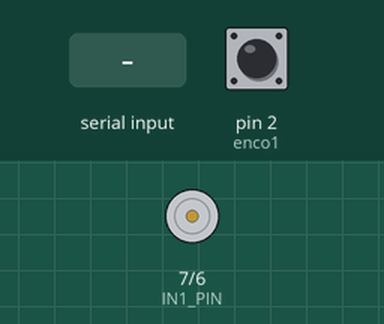
A sketch run on a simulated Arduino Uno, built with avr-gcc and run on an emulated ATmega328P. On the bench: motor-driver pin pairs drawn as motors (green arrow = first pin HIGH = forward, orange = second pin HIGH = backward, longer = more drive, scaled by the enable pin). The inputs (shaded band) are chosen by the test bench; at power-on: pin 2 (enco1) HIGH. What the sketch prints to the serial monitor is not drawn.

Above: at 1.2 s.
1.3 s: "90 45 200 10\n" received over Serial
At 2.9 s:
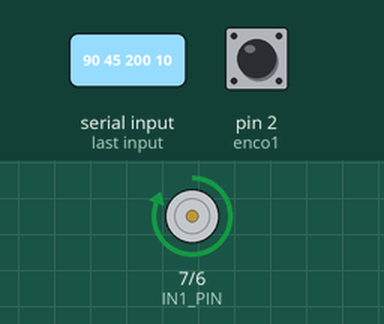
3.3 s: "90 45\n" received over Serial
At 3.9 s:
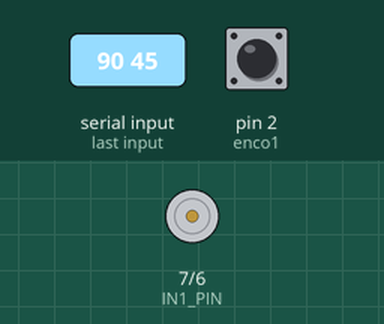
4.8 s: "30 150 10 200\n" received over Serial
At 5.4 s:
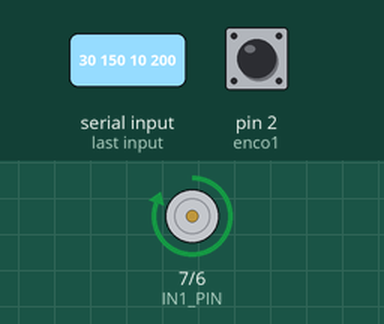
Timing chart, 0 to 7.8 s (numbered marks = the images above; inputs shaded):
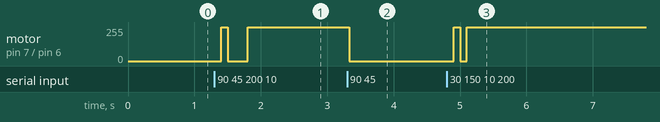

The sketch:

CODE.ino
```cpp
#include <SimpleKalmanFilter.h>
#include <stdio.h>
#include<string.h>

SimpleKalmanFilter filter(2, 2, 0.001);
double pulse; //đếm xung
double speed, Setpoint = 0; //tốc độ thực tế , tốc độ đặt
double E, E1, E2;
double alpha, gama, beta;
double Output, LastOutput; //PWM
const int IN1_PIN =7;  //IN1
const int IN2_PIN =6;  //IN2
const int SPEED_PIN = 8; //ENA
int enco1 = 2; //Chân đọc Encoder A
int enco2 = 3; //Chân đọc Encoder B
int waittime = 100; // Thời gian lấy mẫu
double T = (waittime * 1.0)/1000;
float Kp_temp=0,Ki_temp=0,Kd_temp=0,Setpoint_temp=0;
unsigned long counttime; //đếm thời gian
unsigned long present;
float Kp = 0, Kd = 0, Ki = 0; // Biến chứa thông số Ki Kp Kd nhận từ HMI
String Direction;

void setup()
{
 pinMode(enco1, INPUT);//chân đọc encoder
 pinMode(enco2, INPUT);
 pinMode(SPEED_PIN, OUTPUT);//chân PWM
 pinMode(IN1_PIN, OUTPUT);//chân DIR1
 pinMode(IN2_PIN, OUTPUT);//chân DIR2
 speed=0;
 E = 0 ;
 E1 = 0;
 E2 = 0;
 Output=0;
 LastOutput=0;
  Serial.begin(9600);


  attachInterrupt(digitalPinToInterrupt(enco1), PulseCount, RISING);

}

 void PulseCount()
{
  pulse++;
}


void loop(){
String data ;
  while (Serial.available() > 0) {
    char c = Serial.read();
    data += c;
    delay(5);
  }
  data.trim();
if (data == NULL){
  goto after_get_data;
  }
  else{
  const int maxTokens = 10; // Số lượng token tối đa
  char* tokens[maxTokens];
  int numTokens = 0;


  char* dataPtr = const_cast<char*>(data.c_str()); // Chuyển đổi kiểu dữ liệu
  char* token = strtok(dataPtr, " ");
  while (token != NULL && numTokens < maxTokens) {
    tokens[numTokens] = token;
    numTokens++;
    token = strtok(NULL, " ");
    }
     Kp=atof(tokens[0]);
    Ki=atof(tokens[1]);
    Kd=atof(tokens[2]);
    Setpoint=atof(tokens[3]);
    Direction= tokens[4];
    Output=0;

  analogWrite(SPEED_PIN,0);
    digitalWrite(IN1_PIN, HIGH);
    digitalWrite(IN2_PIN, LOW);

  }

 after_get_data:
  counttime = millis();
  if (counttime - present >= waittime)
  {
    present = counttime;
    speed = (pulse/(21.3*11))*(1/T)*60;

    Serial.println(String(filter.updateEstimate(speed)));
     /*Serial.println(Setpoint);
     Serial.println(Kp);
     Serial.println(Ki);
     Serial.println(Kd);
      Serial.println(Output);
      Serial.println();*/
    pulse=0;

    // E = Setpoint - speed;
    // alpha = Kp*E;
    // beta += Ki*T/2*E;
    // gama = Kd/T*(E-E1);
    // Output = alpha + beta + gama;
    // E1=E;

    // Tính toán giá trị ngõ ra PID rời rạc
    E = Setpoint - speed;
    alpha = 2*T*Kp + Ki*T*T + 2*Kd;
    beta = T*T*Ki -4*Kd -2*T*Kp;
    gama = 2*Kd;
    Output = (alpha*E + beta*E1 + gama*E2 +2*T*LastOutput)/(2*T);
    if(Output>255){
      Output=255;}
    if(Output<0){
      Output=0;}
    LastOutput = Output;
    E2=E1;
    E1=E;


  }
  analogWrite(SPEED_PIN, Output);
   if(Direction =="Thuan"){
    digitalWrite(IN1_PIN, HIGH);
    digitalWrite(IN2_PIN, LOW);
   }
 if(Direction =="Nghich"){
    digitalWrite(IN1_PIN, LOW);
    digitalWrite(IN2_PIN, HIGH);
   }
}
```

Measured:
- after the input at 1.3 s, motor on pin 7 (IN1_PIN) / pin 6 (IN2_PIN): stopped → forward 255/255 after 0.10 s, → stopped 0.10 s later, → forward 255/255 0.30 s later
- after the input at 3.3 s, motor on pin 7 (IN1_PIN) / pin 6 (IN2_PIN): forward 255/255 → stopped at once
- after the input at 4.8 s, motor on pin 7 (IN1_PIN) / pin 6 (IN2_PIN): stopped → forward 255/255 after 0.10 s, → stopped 0.10 s later, → forward 255/255 0.10 s later
